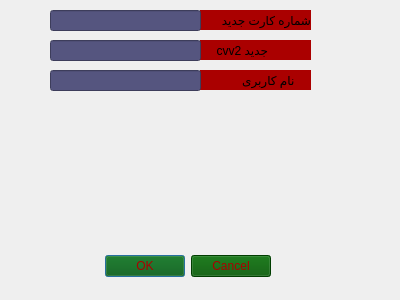
<?xml version="1.0" encoding="UTF-8"?>
<ui version="4.0">
 <class>chenge_info_cus</class>
 <widget class="QDialog" name="chenge_info_cus">
  <property name="geometry">
   <rect>
    <x>0</x>
    <y>0</y>
    <width>400</width>
    <height>300</height>
   </rect>
  </property>
  <property name="minimumSize">
   <size>
    <width>400</width>
    <height>300</height>
   </size>
  </property>
  <property name="maximumSize">
   <size>
    <width>400</width>
    <height>300</height>
   </size>
  </property>
  <property name="windowTitle">
   <string>Dialog</string>
  </property>
  <property name="styleSheet">
   <string notr="true">background-image: url(:/photos/chenge_cus.png);</string>
  </property>
  <widget class="QDialogButtonBox" name="buttonBox">
   <property name="geometry">
    <rect>
     <x>-70</x>
     <y>250</y>
     <width>341</width>
     <height>32</height>
    </rect>
   </property>
   <property name="styleSheet">
    <string notr="true">background-image: url();
background-color: rgb(0, 85, 0);
color: rgb(170, 0, 0);</string>
   </property>
   <property name="orientation">
    <enum>Qt::Horizontal</enum>
   </property>
   <property name="standardButtons">
    <set>QDialogButtonBox::Cancel|QDialogButtonBox::Ok</set>
   </property>
  </widget>
  <widget class="QLabel" name="label">
   <property name="geometry">
    <rect>
     <x>200</x>
     <y>70</y>
     <width>111</width>
     <height>20</height>
    </rect>
   </property>
   <property name="styleSheet">
    <string notr="true">background-image: url();
background-color: rgb(170, 0, 0);
color: rgb(0, 0, 0);
</string>
   </property>
   <property name="text">
    <string>     نام کاربری</string>
   </property>
  </widget>
  <widget class="QLabel" name="label_2">
   <property name="geometry">
    <rect>
     <x>200</x>
     <y>10</y>
     <width>111</width>
     <height>20</height>
    </rect>
   </property>
   <property name="styleSheet">
    <string notr="true">background-image: url();
background-color: rgb(170, 0, 0);
color: rgb(0, 0, 0);
</string>
   </property>
   <property name="text">
    <string>شماره کارت جدید</string>
   </property>
  </widget>
  <widget class="QLineEdit" name="lineEdit">
   <property name="geometry">
    <rect>
     <x>50</x>
     <y>70</y>
     <width>151</width>
     <height>21</height>
    </rect>
   </property>
   <property name="styleSheet">
    <string notr="true">background-image: url();
background-color: rgb(85, 85, 127);
</string>
   </property>
  </widget>
  <widget class="QLineEdit" name="lineEdit_2">
   <property name="geometry">
    <rect>
     <x>50</x>
     <y>10</y>
     <width>151</width>
     <height>21</height>
    </rect>
   </property>
   <property name="styleSheet">
    <string notr="true">background-image: url();
background-color: rgb(85, 85, 127);
</string>
   </property>
  </widget>
  <widget class="QLabel" name="label_3">
   <property name="geometry">
    <rect>
     <x>200</x>
     <y>40</y>
     <width>111</width>
     <height>20</height>
    </rect>
   </property>
   <property name="styleSheet">
    <string notr="true">background-image: url();
background-color: rgb(170, 0, 0);
color: rgb(0, 0, 0);
</string>
   </property>
   <property name="text">
    <string>     cvv2 جدید</string>
   </property>
  </widget>
  <widget class="QLineEdit" name="lineEdit_3">
   <property name="geometry">
    <rect>
     <x>50</x>
     <y>40</y>
     <width>151</width>
     <height>21</height>
    </rect>
   </property>
   <property name="styleSheet">
    <string notr="true">background-image: url();
background-color: rgb(85, 85, 127);
</string>
   </property>
  </widget>
 </widget>
 <resources/>
 <connections>
  <connection>
   <sender>buttonBox</sender>
   <signal>accepted()</signal>
   <receiver>chenge_info_cus</receiver>
   <slot>accept()</slot>
   <hints>
    <hint type="sourcelabel">
     <x>248</x>
     <y>254</y>
    </hint>
    <hint type="destinationlabel">
     <x>157</x>
     <y>274</y>
    </hint>
   </hints>
  </connection>
  <connection>
   <sender>buttonBox</sender>
   <signal>rejected()</signal>
   <receiver>chenge_info_cus</receiver>
   <slot>reject()</slot>
   <hints>
    <hint type="sourcelabel">
     <x>316</x>
     <y>260</y>
    </hint>
    <hint type="destinationlabel">
     <x>286</x>
     <y>274</y>
    </hint>
   </hints>
  </connection>
 </connections>
</ui>
